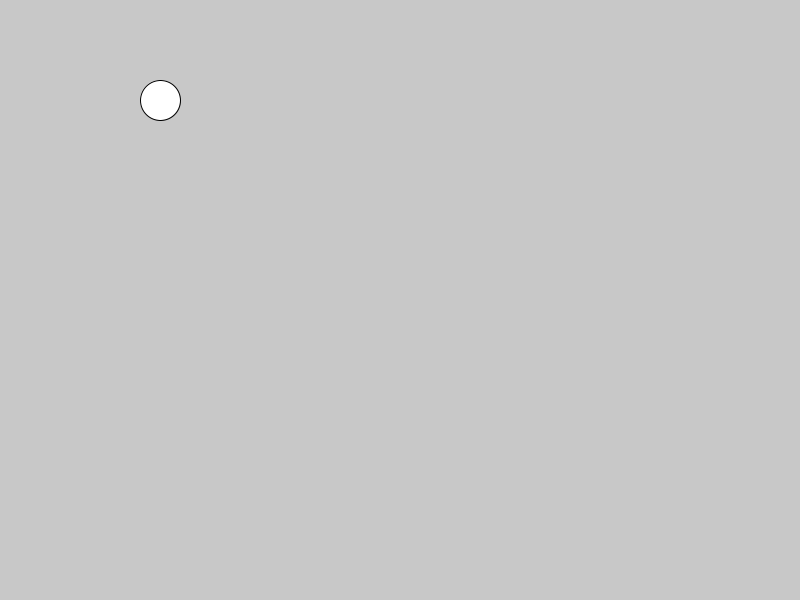
Frame 1 (no input)
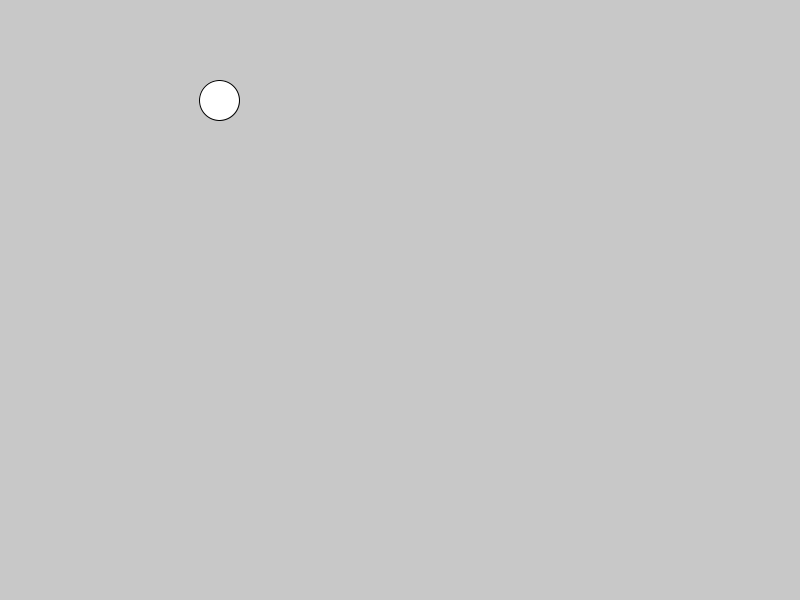
Frame 60 (the mouse pressed at the canvas centre just before this capture)
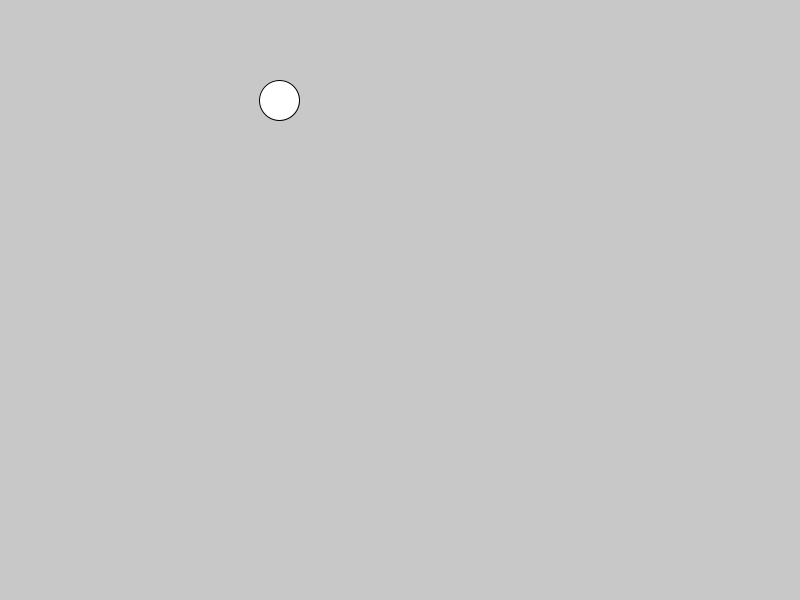
Frame 120 (the mouse held since frame 60 and released just before this capture)

The Processing sketch that drew these frames (run headless with seeded random() and noise(); from frame 60 on, the mouse is pressed at the canvas centre):

// Processing sketch: simpleVarInDrawLoop
// ── simpleVarInDrawLoop.pde
int x;


void setup() {
  size(800, 600);
  x=60;
}

void draw() {
  // this is ignored. useful for me only. it is called "comment"... he-a-ra.
  background(200);
  circle(100+x, 100, 40);
  x=x+1;
}
